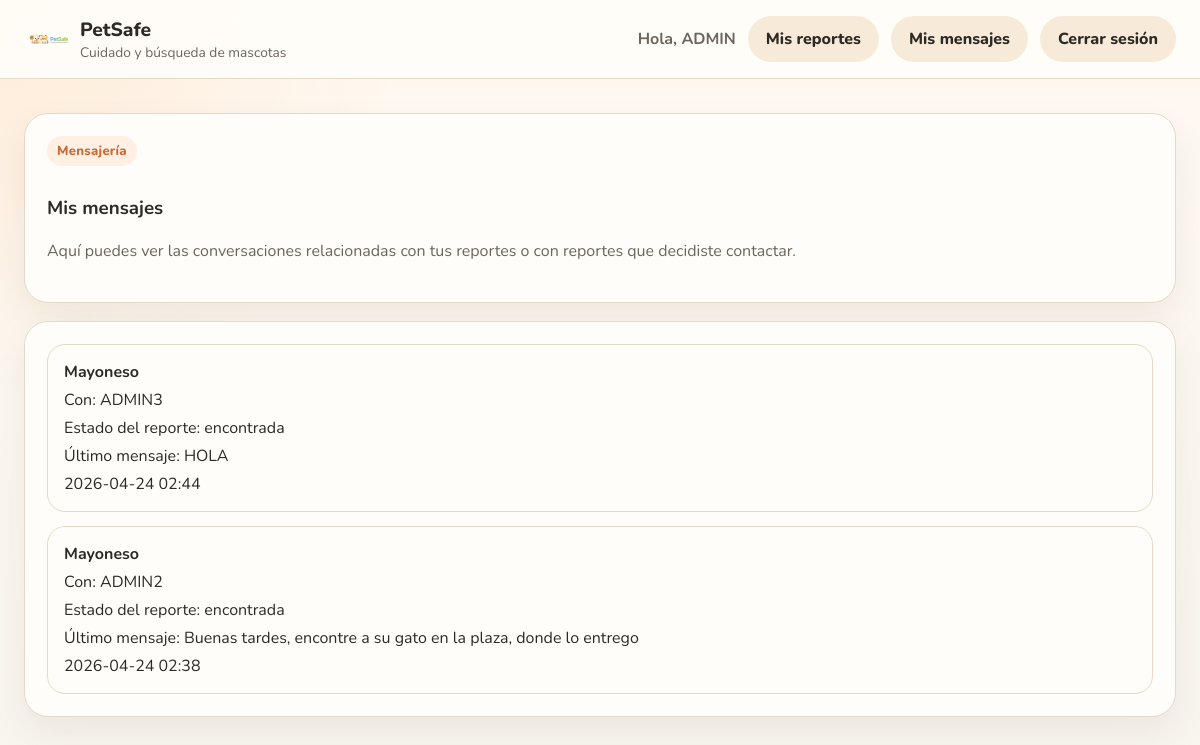
The app's page /mis-mensajes (signed in) with its own data.
### app.py (models this page shows, shortened)
class Usuario(UserMixin, db.Model):
    __tablename__ = "usuarios"
    id = db.Column(db.Integer, primary_key=True)
    nombre = db.Column(db.String(120), nullable=False)
    correo = db.Column(db.String(120), unique=True, nullable=False, index=True)
    password_hash = db.Column(db.String(255), nullable=False)
    creado_en = db.Column(db.DateTime(timezone=True), default=ahora_utc, nullable=False)
    reportes = db.relationship("Reporte", back_populates="creador", lazy=True)
    mensajes_enviados = db.relationship(
        "MensajeChat",
        foreign_keys="MensajeChat.remitente_id",
        back_populates="remitente",
        lazy=True,
    )
    mensajes_recibidos = db.relationship(
        "MensajeChat",
        foreign_keys="MensajeChat.destinatario_id",
        back_populates="destinatario",
        lazy=True,
    )
    notificaciones = db.relationship("Notificacion", back_populates="usuario", lazy=True)

class Reporte(db.Model):
    __tablename__ = "reportes"
    id = db.Column(db.Integer, primary_key=True)
    nombre_mascota = db.Column(db.String(120), nullable=False)
    edad_mascota = db.Column(db.String(50), nullable=False)
    tipo_mascota = db.Column(db.String(50), nullable=False)
    otro_tipo_mascota = db.Column(db.String(80), nullable=True)
    descripcion = db.Column(db.Text, nullable=False)
    ofrece_recompensa = db.Column(db.Boolean, default=False, nullable=False)
    foto_mascota = db.Column(db.String(255), nullable=True)
    latitud = db.Column(db.Float, nullable=False)
    longitud = db.Column(db.Float, nullable=False)
    radio_busqueda_km = db.Column(db.Float, nullable=False, default=0.1)
    radio_busqueda_metros = db.Column(db.Integer, nullable=False)
    estado = db.Column(db.String(30), default="activo", nullable=False)
    motivo_cierre = db.Column(db.String(255), nullable=True)
    creado_en = db.Column(db.DateTime(timezone=True), default=ahora_utc, nullable=False)
    actualizado_en = db.Column(db.DateTime(timezone=True), default=ahora_utc, nullable=False)
    ultima_actividad_en = db.Column(db.DateTime(timezone=True), default=ahora_utc, nullable=False)
    aviso_inactividad_en = db.Column(db.DateTime(timezone=True), nullable=True)
    fecha_limite_respuesta = db.Column(db.DateTime(timezone=True), nullable=True)
    usuario_id = db.Column(db.Integer, db.ForeignKey("usuarios.id"), nullable=False)
    creador = db.relationship("Usuario", back_populates="reportes")
    colores = db.relationship("Color", secondary=reporte_colores, lazy="joined")

class MensajeChat(db.Model):
    __tablename__ = "mensajes_chat"
    id = db.Column(db.Integer, primary_key=True)
    contenido = db.Column(db.Text, nullable=False)
    creado_en = db.Column(db.DateTime(timezone=True), default=ahora_utc, nullable=False)
    leido = db.Column(db.Boolean, default=False, nullable=False)
    reporte_id = db.Column(db.Integer, db.ForeignKey("reportes.id"), nullable=False)
    remitente_id = db.Column(db.Integer, db.ForeignKey("usuarios.id"), nullable=False)
    destinatario_id = db.Column(db.Integer, db.ForeignKey("usuarios.id"), nullable=False)
    remitente = db.relationship(
        "Usuario",
        foreign_keys=[remitente_id],
        back_populates="mensajes_enviados",
    )
    destinatario = db.relationship(
        "Usuario",
        foreign_keys=[destinatario_id],
        back_populates="mensajes_recibidos",
    )

### app.py (the view)
@app.route("/mis-mensajes")
@login_required
def mis_mensajes():
    conversaciones = obtener_resumen_conversaciones(current_user.id)
    return render_template("mis_mensajes.html", conversaciones=conversaciones)

### app.py (called while the page is built)
@login_manager.user_loader
def cargar_usuario(user_id):
    return Usuario.query.get(int(user_id))

### templates/mis_mensajes.html (shortened to what this page needs)
{% extends "base.html" %}
{% block contenido %}
<section class="contenedor-simple">
    <article class="tarjeta-panel">
        <span class="etiqueta-pantalla">Mensajería</span>
        <h1>Mis mensajes</h1>
        <p class="subtitulo-panel">
            Aquí puedes ver las conversaciones relacionadas con tus reportes o con reportes que decidiste contactar.
        </p>
    </article>
    <article class="tarjeta-panel">
        {% if conversaciones %}
            <div class="lista-conversaciones">
                {% for conversacion in conversaciones %}
                    <a class="item-conversacion" href="{{ conversacion.url }}">
                        <strong>{{ conversacion.nombre_mascota }}</strong>
                        <span>Con: {{ conversacion.otra_persona }}</span>
                        <span>Estado del reporte: {{ conversacion.estado }}</span>
                        <span>Último mensaje: {{ conversacion.ultimo_mensaje }}</span>
                        <span>{{ conversacion.fecha }}</span>
                    </a>
                {% endfor %}
            </div>
        {% else %}
            <p class="mensaje-suave">Todavía no tienes conversaciones.</p>
        {% endif %}
    </article>
</section>
{% endblock %}

### templates/base.html (shortened to what this page needs)
<!DOCTYPE html>
<html lang="es">
<head>
    <link rel="stylesheet" href="https://unpkg.com/leaflet@1.9.4/dist/leaflet.css">
    <link rel="stylesheet" href="{{ url_for('static', filename='css/styles.css') }}">
</head>
<body>
    <header class="barra-superior">
        <a class="marca" href="{{ url_for('inicio') }}">
            <img src="{{ url_for('static', filename='img/logo-petsafe.svg') }}" alt="Logo de PetSafe" class="logo">
            <div class="marca-texto">
                <span>PetSafe</span>
                <small>Cuidado y búsqueda de mascotas</small>
            </div>
        </a>
        {% if current_user.is_authenticated %}
            <nav class="navegacion">
                <span class="saludo">Hola, {{ current_user.nombre }}</span>
                <a class="boton-secundario boton-nav" href="{{ url_for('mis_reportes') }}">Mis reportes</a>
                <a class="boton-secundario boton-nav" href="{{ url_for('mis_mensajes') }}">Mis mensajes</a>
                <a class="boton-secundario boton-nav" href="{{ url_for('cerrar_sesion') }}">Cerrar sesión</a>
            </nav>
        {% endif %}
    </header>
    <main class="contenido-principal">
        <section class="contenedor-alertas">
        </section>
        {% block contenido %}{% endblock %}
    </main>
</body>
</html>

### static/css/styles.css (style rules this page uses)
:root { --fondo: #f8f5ef; --fondo-panel: #fffdf9; --fondo-suave: #fff4e8; --texto: #2d2a26; --texto-suave: #6d655d; --borde: #e7d9c8; --borde-suave: #f0e4d5; --primario: #dd7f4b; --primario-fuerte: #c76a35; --primario-claro: #fff0e3; --sombra: 0 16px 35px rgba(90, 63, 34, 0.08); }
* { box-sizing: border-box; }
body { margin: 0; font-family: "Nunito", sans-serif; background: radial-gradient(circle at top left, rgba(255, 225, 196, 0.55), transparent 28%), linear-gradient(180deg, #fff9f1 0%, var(--fondo) 100%); color: var(--texto); }
a { color: var(--primario-fuerte); }
main, button, input, select, textarea { font: inherit; }
.contenido-principal { padding-bottom: 24px; }
.barra-superior { display: flex; justify-content: space-between; align-items: center; gap: 16px; padding: 16px 24px; background: rgba(255, 253, 249, 0.92); border-bottom: 1px solid var(--borde); position: sticky; top: 0; z-index: 999; backdrop-filter: blur(12px); }
.marca { display: inline-flex; align-items: center; gap: 12px; text-decoration: none; color: var(--texto); }
.marca-texto { display: grid; }
.marca-texto span { font-weight: 800; font-size: 1.2rem; }
.marca-texto small { color: var(--texto-suave); font-size: 0.86rem; }
.logo { width: 44px; height: 44px; }
.navegacion { display: flex; flex-wrap: wrap; align-items: center; justify-content: flex-end; gap: 12px; }
.saludo { color: var(--texto-suave); font-weight: 700; }
.boton-nav { min-width: 130px; }
.contenedor-alertas { padding: 16px 24px 0; }
.tarjeta-auth, .tarjeta-panel { background: var(--fondo-panel); border: 1px solid var(--borde); border-radius: 24px; box-shadow: var(--sombra); }
.tarjeta-panel { padding: 22px; }
.etiqueta-pantalla { display: inline-block; margin-bottom: 10px; padding: 6px 10px; border-radius: 999px; background: var(--primario-claro); color: var(--primario-fuerte); font-size: 0.82rem; font-weight: 800; letter-spacing: 0.02em; }
.subtitulo-auth, .subtitulo-panel { margin-top: 0; color: var(--texto-suave); line-height: 1.55; }
.boton-principal, .boton-secundario { border: none; cursor: pointer; border-radius: 999px; padding: 12px 18px; font-weight: 800; text-decoration: none; text-align: center; transition: transform 0.15s ease, background 0.15s ease, box-shadow 0.15s ease; }
.boton-secundario { background: #f7ead9; color: var(--texto); }
.contenedor-simple { display: grid; gap: 18px; padding: 18px 24px 24px; }
.lista-conversaciones, .lista-mensajes, .lista-reportes, .lista-notificaciones { display: grid; gap: 14px; }
.item-conversacion { display: grid; gap: 6px; padding: 16px; border: 1px solid var(--borde); border-radius: 18px; background: #fffdfa; text-decoration: none; color: var(--texto); transition: transform 0.15s ease, background 0.15s ease; }

### records on screen
Usuario: nombre "ADMIN"
Reporte: nombre_mascota "Mayoneso" "Mayoneso", estado "encontrada" "encontrada"
Usuario: otra_persona "ADMIN3"
MensajeChat: ultimo_mensaje "HOLA"
Usuario: otra_persona "ADMIN2"
MensajeChat: ultimo_mensaje "Buenas tardes, encontre a su gato en la plaza, donde lo entrego"

### other values on screen
{{ conversacion.fecha }} "2026-04-24 02:44" "2026-04-24 02:38"
